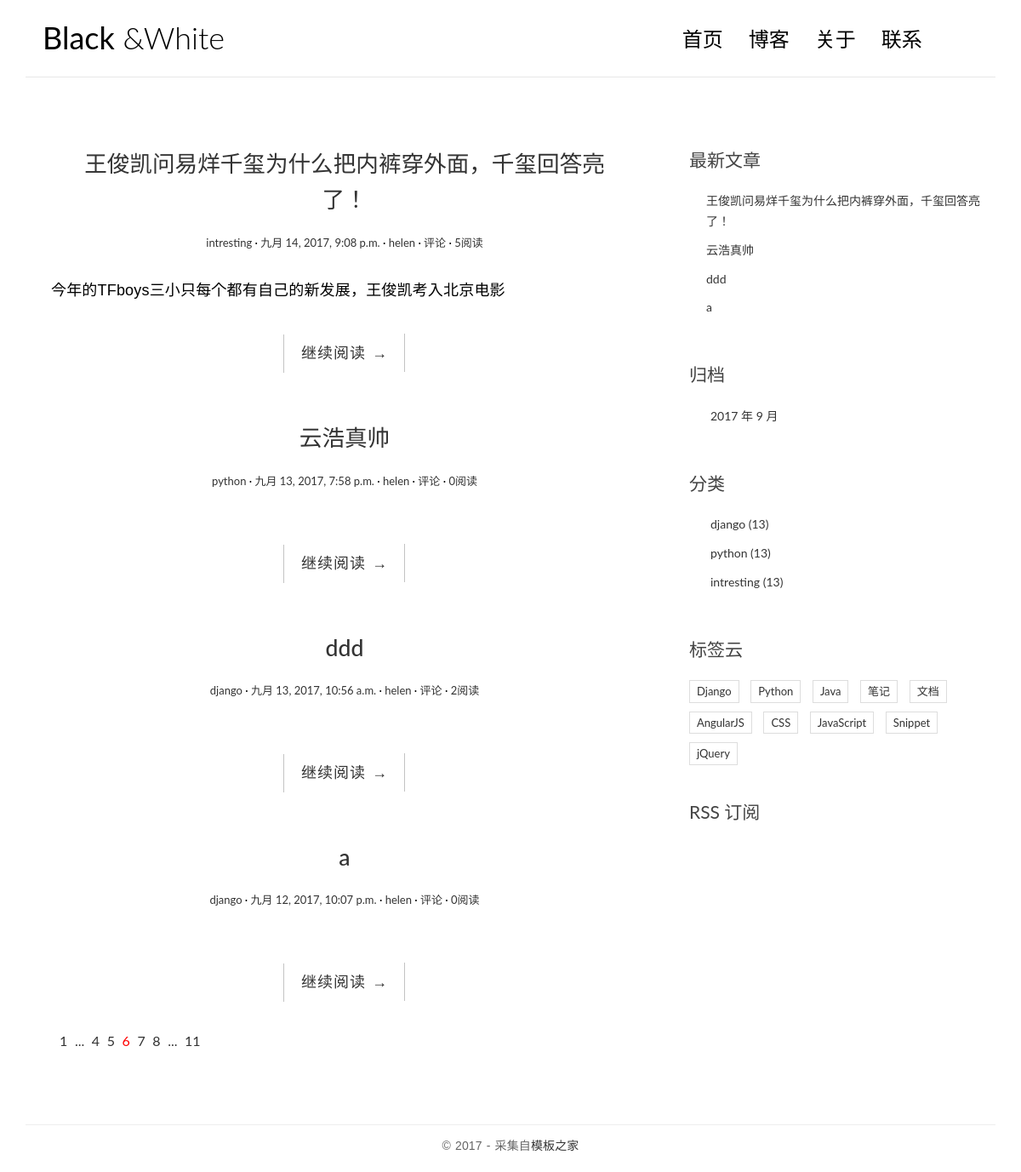
Before: / with the older database file.
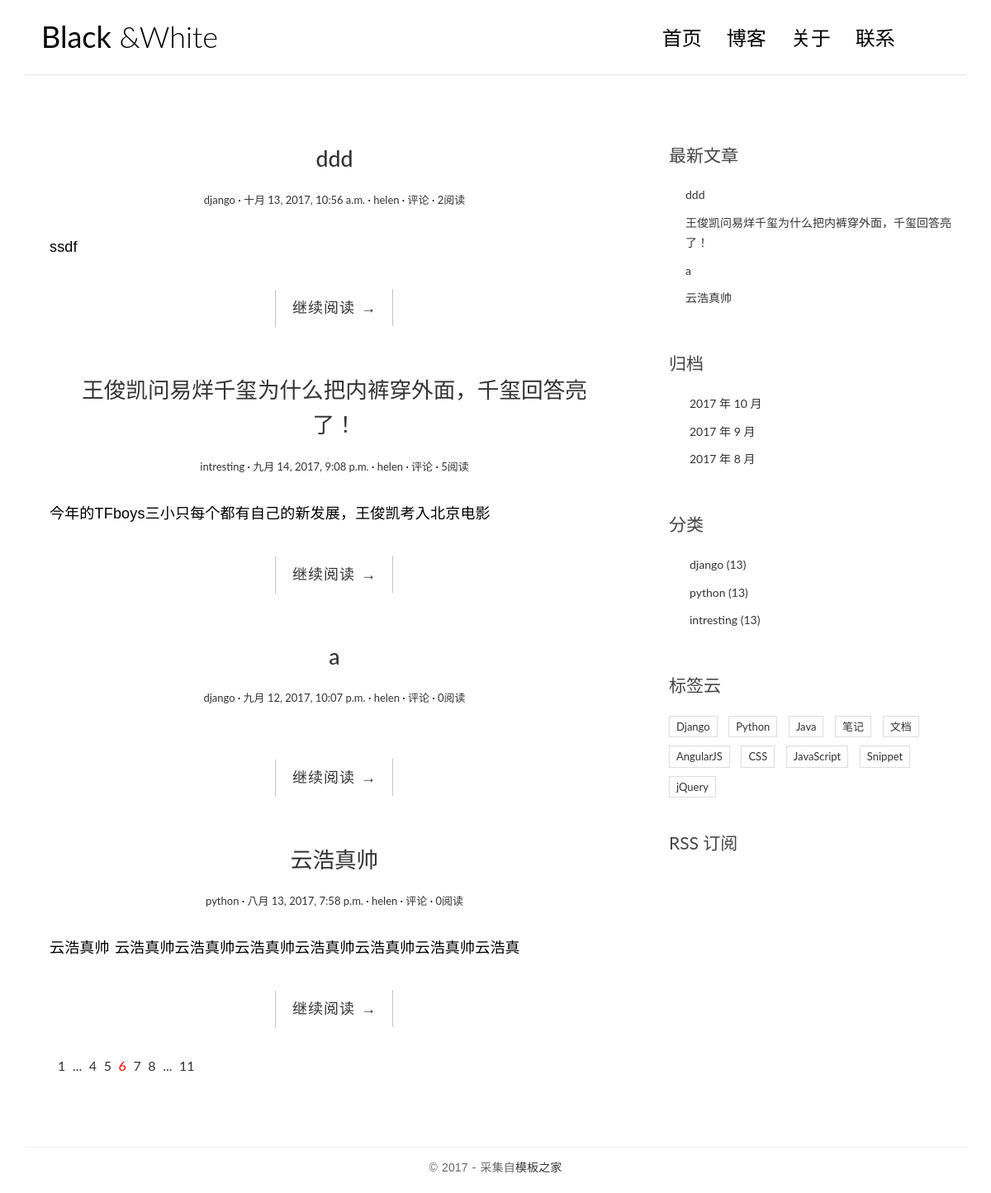
After: the same page with the newer database file.
### blog/models.py (models this page shows, shortened)
class Post(models.Model):
    title = models.CharField(max_length=64)
    body = models.TextField()
    created_time = models.DateTimeField()
    modified_time = models.DateTimeField()
    excerpt = models.CharField(max_length=256,blank=True)
    category = models.ForeignKey(Category)
    tage = models.ManyToManyField(Tag,blank=True)
    author = models.ForeignKey(User)
    views = models.PositiveIntegerField(default=0)
    class Meta:
        ordering = ['-created_time','-modified_time']
    def get_absolute_url(self):
        return reverse('blog:detail',kwargs={'pk':self.pk})

class Category(models.Model):
    name = models.CharField(max_length=64)

### blog/views.py (the view)
# urls.py: url(r'^$',views.IndexView.as_view(),name='index'),
class IndexView(ListView):
    model = Post
    template_name = 'blog/index.html'
    context_object_name = 'post_list'

### blog/templatetags/blog_tags.py (called while the page is built)
@register.simple_tag
def get_recent_posts(num=5):
    return Post.objects.all().order_by('-created_time')[:num]

@register.simple_tag
def archives():
    return Post.objects.dates('created_time','month',order='DESC')

@register.simple_tag
def get_categories():
    return Category.objects.all()

### templates/blog/index.html
{% extends 'blog/base.html' %}
{% block main %}
{% for post in post_list %}
<article class="post post-{{ post.pk }}">
    <header class="entry-header">
        <h1 class="entry-title">
            <a href="{{ post.get_absolute_url }}">{{ post.title }}</a>
        </h1>
        <div class="entry-meta">
            <span class="post-category"><a href="#">{{ post.category.name }}</a></span>
            <span class="post-date"><a href="#"><time class="entry-date" datetime="{{ post.created_time }}">{{ post.created_time }}</time></a></span>
            <span class="post-author"><a href="#">{{ post.author }}</a></span>
            <span class="comments-link"><a href="#">评论</a></span>
            <span class="views-count"><a href="#">{{post.views}}阅读</a></span>
        </div>
    </header>
    <div class="entry-content clearfix">
        <p>{{ post.excerpt }}</p>
        <div class="read-more cl-effect-14">
            <a href="{{ post.get_absolute_url }}" class="more-link">继续阅读 <span class="meta-nav">→</span></a>
        </div>
    </div>
</article>
{% empty %}
<div class="no-post">暂时还没有发布的文章！</div>
{% endfor %}
<div class="pagination">
    <ul>
        <li><a href="">1</a></li>
        <li><a href="">...</a></li>
        <li><a href="">4</a></li>
        <li><a href="">5</a></li>
        <li class="current"><a href="">6</a></li>
        <li><a href="">7</a></li>
        <li><a href="">8</a></li>
        <li><a href="">...</a></li>
        <li><a href="">11</a></li>
    </ul>
</div>
{% endblock main %}

### templates/blog/base.html (shortened to what the changed rows need)
{% load staticfiles %}
{%load blog_tags%}
<html>
<head>
    <link rel="stylesheet" href="{% static 'blog/css/bootstrap.min.css' %}">
    <link rel="stylesheet" href="{% static 'blog/css/custom.css' %}">
    <link rel="stylesheet" href="{% static 'blog/css/pace.css' %}">
    <link rel="stylesheet" href="http://code.ionicframework.com/ionicons/2.0.1/css/ionicons.min.css">
    <link rel="stylesheet" href="{% static 'blog/css/highlights/github.css' %}">
</head>
<body>
<div class="container">
    <header id="site-header">
        <div class="row">
            <div class="col-md-4 col-sm-5 col-xs-8">
                <div class="logo">
                    <h1><a href="{% url 'blog:index' %}"><b>Black</b> &amp;White</a></h1>
                </div>
            </div>
        </div>
    </header>
</div>
<div class="content-body">
    <div class="container">
        <div class="row">
            <main class="col-md-8">
                {% block main %}
                {% endblock %}
            </main>
            <aside class="col-md-4">
                <div class="widget widget-recent-posts">
                    {% get_recent_posts as recent_post_list %}
                    <ul>
                       {% for post in recent_post_list %}
                        <li>
                            <a href="{{ post.get_absolute_url }}">{{ post.title }}</a>
                        </li>
                        {% empty %}
                          暂无文章！
                        {% endfor %}
                    </ul>
                </div>
                <div class="widget widget-archives">
                    {% archives as date_list %}
                    <ul>
                       {% for date in date_list %}
                        <li>
                            <a href="{% url 'blog:archives' date.year date.month %}">
                                {{ date.year }} 年 {{ date.month }} 月
                            </a>
                        </li>
                        {% empty %}
                          暂无归档！
                        {% endfor %}
                    </ul>
                </div>
                <div class="widget widget-category">
                    {% get_categories as category_list %}
                    <ul>
                        {% for category in category_list %}
                        <li>
                           <a href="{% url 'blog:category' category.pk %}">{{ category.name }} <span class="post-count">(13)</span></a>
                        </li>
                         {% endfor %}
                    </ul>
                </div>
            </aside>
        </div>
    </div>
</div>
</body>
</html>

Changed rows visible on the page:
changed Post "ddd": created_time "九月 13, 2017, 10:56 a.m." → "十月 13, 2017, 10:56 a.m."; excerpt (not shown) → "ssdf"; moves up the list
shown differently, row unchanged: Post "九月 12, 2017, 10:07 p.m.": moves up the list
changed Post "云浩真帅": created_time "九月 13, 2017, 7:58 p.m." → "八月 13, 2017, 7:58 p.m."; excerpt (not shown) → "云浩真帅 云浩真帅云浩真帅云浩真帅云浩真帅云浩真帅云浩真帅云浩真"
Other visible differences:
new list line: "2017 年 10 月"
new list line: "2017 年 8 月"
